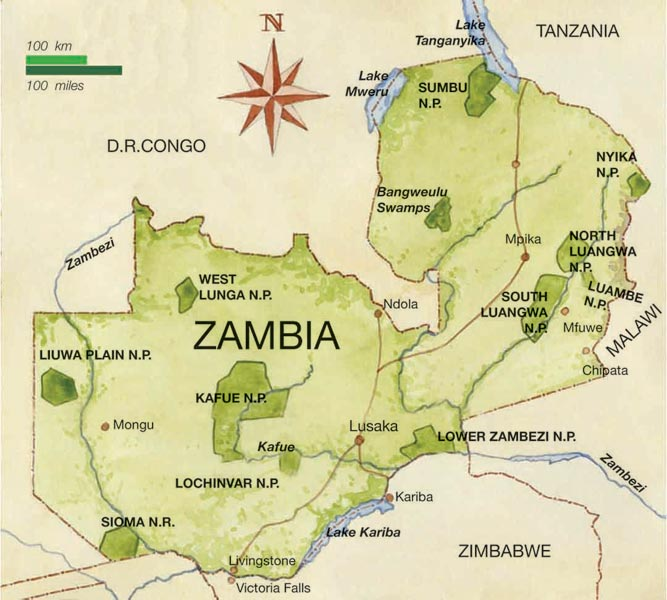
#> input picture zambia_map.jpg, 667 x 600 px
$ python puzzleEnv.py
#> lines starting #> are read from the running program, lines starting #| are printed output that depends on the picture; after the words box and inside, x2 and y2 are one past the last pixel; in counts of white or black regions, pixels touching at a corner belong together
from enum import Enum
from PIL import Image
import numpy as np
import random
import math

# y = im.shape[0]
# x = im.shape[1]

class EdgeShape(Enum):
	STRAIGHT = 0
	IN = 1
	OUT = 2

	def GetComplement(edgeShape):
		if (edgeShape == EdgeShape.STRAIGHT):
			return EdgeShape.STRAIGHT
		if (edgeShape == EdgeShape.IN):
			return EdgeShape.OUT

		return EdgeShape.IN


class Direction(Enum):
	UP = 0
	RIGHT = 1
	DOWN = 2
	LEFT = 3

	def GetComplement(direction):
		if (direction == Direction.UP):
			direction = Direction.DOWN
		elif (direction == Direction.DOWN):
			direction = Direction.UP
		elif (direction == Direction.RIGHT):
			direction = Direction.LEFT
		elif (direction == Direction.LEFT):
			direction = Direction.RIGHT

		return direction

	def GetAllDirections():
		return [Direction.UP, Direction.RIGHT, Direction.DOWN, Direction.LEFT]

class PuzzlePiece:
	NIB_PERCENT = 10 / 100

	def __init__(self, coords):
		# self.imgData = imgData # tbd
		self.coords = coords
		self.edgeGeometry = 0 # L, D, R, U (2 bits per direction totals 1 byte)

	def getEdgeGeometry(self, direction):
		if direction == Direction.UP:
			return EdgeShape(int('{0:08b}'.format(self.edgeGeometry)[6:8], 2))
		elif direction == Direction.RIGHT:
			return EdgeShape(int('{0:08b}'.format(self.edgeGeometry)[4:6], 2))
		elif direction == Direction.DOWN:
			return EdgeShape(int('{0:08b}'.format(self.edgeGeometry)[2:4], 2))
		elif direction == Direction.LEFT:
			return EdgeShape(int('{0:08b}'.format(self.edgeGeometry)[0:2], 2))

	def setEdgeGeometry(self, direction, edgeShape):
		if direction == Direction.UP:
			self.edgeGeometry = self.edgeGeometry | (edgeShape.value)
		elif direction == Direction.RIGHT:
			self.edgeGeometry = self.edgeGeometry | (edgeShape.value << 2)
		elif direction == Direction.DOWN:
			self.edgeGeometry = self.edgeGeometry | (edgeShape.value << 4)
		elif direction == Direction.LEFT:
			self.edgeGeometry = self.edgeGeometry | (edgeShape.value << 6)


class Puzzle:
	NUMBER_OF_PIECES_TO_SCALE_BY = 4

	def __init__(self, imgLocation, xNumPieces, yNumPieces):

		self.imgFileName = imgLocation
		self.xNumPieces = xNumPieces
		self.yNumPieces = yNumPieces

		# These are built out by generatePuzzle
		self.piecesArray = None
		self.listOfPiecesAvailable = None
		self.puzzleBoard = None

	def createEdge(self, piece0Coords, piece1Coords, p0EdgeDirection):
		if (self.piecesArray[piece0Coords[0]][piece0Coords[1]].getEdgeGeometry(p0EdgeDirection) != EdgeShape.STRAIGHT):
			return

		p1EdgeDirection = Direction.GetComplement(p0EdgeDirection)

		p0EdgeShape = EdgeShape(random.randint(1,2))
		p1EdgeShape = EdgeShape.GetComplement(p0EdgeShape)

		self.piecesArray[piece0Coords[0]][piece0Coords[1]].setEdgeGeometry(p0EdgeDirection, p0EdgeShape)
		self.piecesArray[piece1Coords[0]][piece1Coords[1]].setEdgeGeometry(p1EdgeDirection, p1EdgeShape)

		# [11 lines of commented-out code are left out]

	def generatePuzzlePieceGeometry(self, xNumPieces, yNumPieces):
		self.piecesArray = [[PuzzlePiece((y, x)) for x in range(xNumPieces)] for y in range(yNumPieces)]
		for x in range(xNumPieces):
			for y in range(yNumPieces):
				if (x < (xNumPieces - 1)):
					self.createEdge((y,x), (y,x+1), Direction.RIGHT)

				if (x > 0):
					self.createEdge((y,x), (y,x-1), Direction.LEFT)

				if (y < (xNumPieces - 1)):
					self.createEdge((y,x), (y+1,x), Direction.DOWN)

				if (y > 0):
					self.createEdge((y,x), (y-1,x), Direction.UP)


	def addOuterNib(self, singlePieceImgData, xAxisLengthPostRotation, nibHeight):
		# Use square nibs for now
		nibWidth = nibHeight

		boxWidth = math.floor((xAxisLengthPostRotation - nibWidth) / 2)
		singlePieceImgData[0:nibHeight, 0:boxWidth] = (0, 0, 0)
		singlePieceImgData[0:nibHeight, boxWidth + nibWidth : xAxisLengthPostRotation] = (0, 0, 0)

		return singlePieceImgData

	def addInnerNib(self, singlePieceImgData, xAxisLengthPostRotation, nibHeight):
		# Use square nibs for now
		nibWidth = nibHeight

		boxWidth = math.floor((xAxisLengthPostRotation - nibWidth) / 2)
		singlePieceImgData[0:nibHeight, 0:xAxisLengthPostRotation] = (0, 0, 0)
		singlePieceImgData[nibHeight:2 * nibHeight, boxWidth : boxWidth + nibWidth ] = (0, 0, 0)

		return singlePieceImgData

	def addNibs(self, singlePieceImgData, singlePieceDimensions, coords, nibHeight):
		x, y = coords
		singlePieceWidth, singlePieceHeight = singlePieceDimensions

		for direction in Direction.GetAllDirections():
			xAxisLengthPostRotation = singlePieceHeight if (direction.value % 2) else singlePieceWidth
			if (self.piecesArray[y][x].getEdgeGeometry(direction) == EdgeShape.OUT):
				singlePieceImgData = np.rot90(singlePieceImgData, direction.value)
				singlePieceImgData = self.addOuterNib(singlePieceImgData, xAxisLengthPostRotation, nibHeight)
				singlePieceImgData = np.rot90(singlePieceImgData, 4 - direction.value)
			elif (self.piecesArray[y][x].getEdgeGeometry(direction) == EdgeShape.IN):
				singlePieceImgData = np.rot90(singlePieceImgData, direction.value)
				singlePieceImgData = self.addInnerNib(singlePieceImgData, xAxisLengthPostRotation, nibHeight)
				singlePieceImgData = np.rot90(singlePieceImgData, 4 - direction.value)
		# print(singlePieceImgData)

		return singlePieceImgData

	# Returns the size of a single piece
	def breakImageToPieces(self, xNumPieces, yNumPieces, imageArray):
		imgHeight, imgWidth, rgb = imageArray.shape
		nibHeight = math.floor((imgWidth / xNumPieces) * PuzzlePiece.NIB_PERCENT)

		imgSliceWidth = math.floor(imgWidth / xNumPieces)
		singlePieceWidth = imgSliceWidth + 2 * nibHeight

		imgSliceHeight = math.floor(imgHeight / yNumPieces)
		singlePieceHeight = imgSliceHeight  + 2 * nibHeight
		paddedImageArray = np.pad(imageArray, ((nibHeight, nibHeight), (nibHeight, nibHeight),(0,0)), 'constant')

		for x in range(xNumPieces):
			for y in range(yNumPieces):
				x1 = (x * imgSliceWidth) - nibHeight
				x2 = x1 + singlePieceWidth

				y1 = (y * imgSliceHeight) - nibHeight
				y2 = y1 + singlePieceHeight

				singlePieceImgData = paddedImageArray[y1 + nibHeight : y2 + nibHeight, x1 + nibHeight : x2 + nibHeight].copy()

				singlePieceImgData = self.addNibs(singlePieceImgData, (singlePieceWidth, singlePieceHeight), (x, y), nibHeight)
				singlePieceImgData = np.pad(singlePieceImgData, ((nibHeight, nibHeight), (nibHeight, nibHeight),(0,0)), 'constant', constant_values = (255))

				self.piecesArray[y][x].imgData = singlePieceImgData

		return (singlePieceWidth, singlePieceHeight)

	def createPuzzleBoard(self, singlePieceWidth, singlePieceHeight):
		self.puzzleBoard = np.zeros((singlePieceHeight * self.yNumPieces * self.NUMBER_OF_PIECES_TO_SCALE_BY, singlePieceWidth * self.xNumPieces * self.NUMBER_OF_PIECES_TO_SCALE_BY, 3))
		return

	def createPuzzlePieceArray(self):
		self.listOfPiecesAvailable = [self.piecesArray[y][x] for y in range(self.yNumPieces) for x in range(self.xNumPieces)]
		return

	def getPiecesAsOneBigImage(self):
		finalImagePieces = None
		for x in range(self.xNumPieces):
			singlePuzzleCol = None
			for y in range(self.yNumPieces):
				if singlePuzzleCol is not None:
					singlePuzzleCol = np.concatenate((singlePuzzleCol, self.piecesArray[y][x].imgData), 0)
				else:
					singlePuzzleCol = self.piecesArray[y][x].imgData

			if finalImagePieces is not None:
				finalImagePieces = np.concatenate((finalImagePieces, singlePuzzleCol), 1)
			else:
				finalImagePieces = singlePuzzleCol

		return finalImagePieces

	def displayPuzzlePieces(self):
		finalImagePieces = self.getPiecesAsOneBigImage()
		imgDisp = Image.fromarray(finalImagePieces, 'RGB')
		imgDisp.show()

	def concatImages(self, img1, img2):
		PADDING = 20

		img1Width, img1Height = img1.size[:2]
		img2Width, img2Height = img2.size[:2]

		maxHeight = np.max([img1Height, img2Height]) + PADDING
		totalWidth = img1Width+img2Width + PADDING

		newImage = Image.new('RGB', (totalWidth, maxHeight), color=(255,255,255))
		newImage.paste(img1, (PADDING, int((maxHeight - img1Height)/2)))
		newImage.paste(img2, (img1Width + PADDING, int((maxHeight - img2Height)/2)))

		return newImage

	def displayPuzzle(self):
		IMAGE_SCALE_RATIO = 4

		puzzleBoardImg = Image.fromarray(self.puzzleBoard, 'RGB')
		puzzleBoardImg = puzzleBoardImg.resize((math.floor(self.puzzleBoard.shape[1] / IMAGE_SCALE_RATIO), math.floor(self.puzzleBoard.shape[0] / IMAGE_SCALE_RATIO)))

		finalImagePiecesArr = self.getPiecesAsOneBigImage()
		imgPieces = Image.fromarray(finalImagePiecesArr, 'RGB')

		finalPuzzleBoard = self.concatImages(puzzleBoardImg, imgPieces)
		finalPuzzleBoard.show()

	def generatePuzzle(self):
		# Read in image
		image = Image.open(self.imgFileName)
		im_array = np.array(image)

		# Generate the nibs that we want to use
		self.generatePuzzlePieceGeometry(self.xNumPieces, self.yNumPieces)

		# Break the image array into each piece
		singlePieceWidth, singlePieceHeight = self.breakImageToPieces(self.xNumPieces, self.yNumPieces, im_array)

		self.createPuzzleBoard(singlePieceWidth, singlePieceHeight)

		# Display the puzzle pieces
		# self.displayPuzzlePieces()

		self.displayPuzzle()


def main():
	puzzle = Puzzle('zambia_map.jpg',4, 4)
	puzzle.generatePuzzle()
#> in generatePuzzle, image is the input picture: PIL image 667x600 RGB; mean R, G, B 216.3, 212.5, 166.9
#> in breakImageToPieces, `paddedImageArray = np.pad(imageArray, ((nibHeight, nibHeight), (nibHei..`:
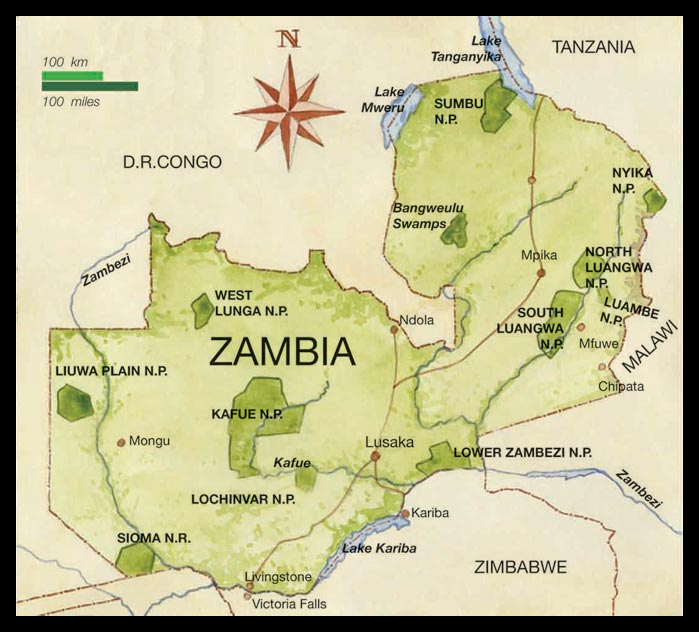
#> paddedImageArray: shape (632, 699, 3); mean R, G, B 196, 192.5, 151.2
#> in generatePuzzle, `singlePieceWidth, singlePieceHeight = self.breakImageToPieces(self.xNu..`: singlePieceWidth = 198; singlePieceHeight = 182
#> in displayPuzzle, `puzzleBoardImg = Image.fromarray(self.puzzleBoard, 'RGB')`: puzzleBoardImg: PIL image 3168x2912 RGB; every value is 0
#> in displayPuzzle, `puzzleBoardImg = Image.fromarray(self.puzzleBoard, 'RGB')`: self.puzzleBoard: shape (2912, 3168, 3) float64; every value is 0
#> in displayPuzzle, `puzzleBoardImg = puzzleBoardImg.resize((math.floor(self.puzzleBoard.sh..`: puzzleBoardImg: PIL image 792x728 RGB; every value is 0
#> in displayPuzzle, `imgPieces = Image.fromarray(finalImagePiecesArr, 'RGB')`:
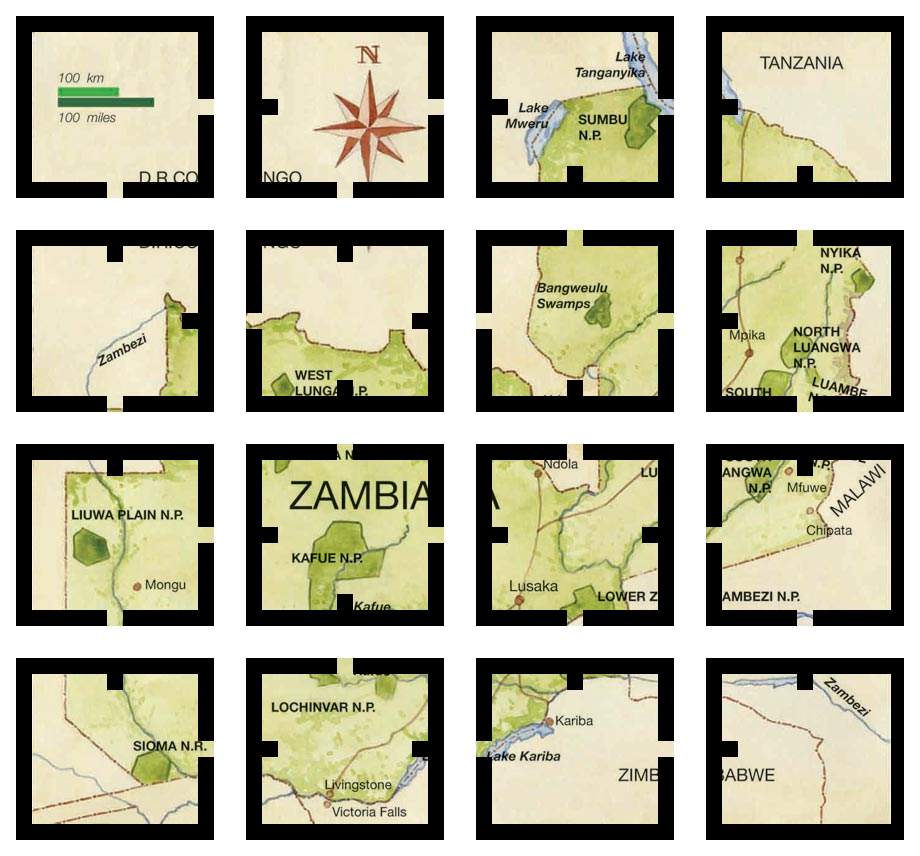
#> imgPieces: PIL image 920x856 RGB; mean R, G, B 178.2, 176.3, 153.1
#> in concatImages, `newImage = Image.new('RGB', (totalWidth, maxHeight), color=(255,255,25..`: newImage: PIL image 1732x876 RGB; every value is 255
#> in concatImages, `newImage.paste(img1, (PADDING, int((maxHeight - img1Height)/2)))`:
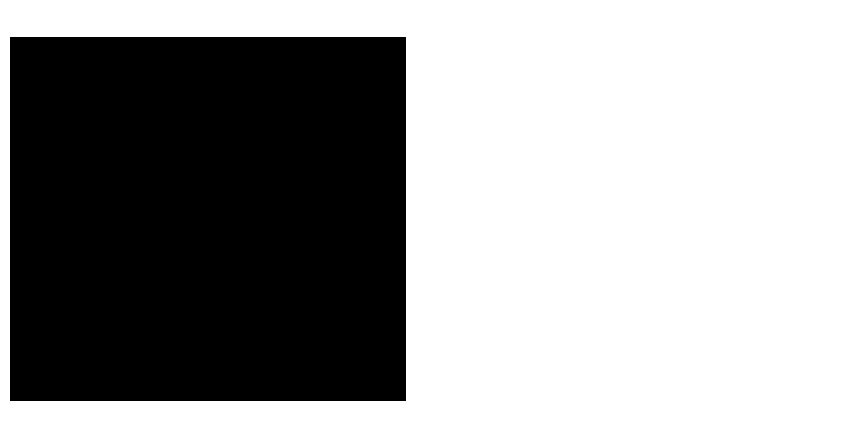
#> newImage: PIL image 1732x876 RGB (shown at 1/2 size); 62% white; 1 black region, box (x1, y1, x2, y2) and area: (20, 74, 812, 802) 576576
#> in concatImages, `newImage.paste(img2, (img1Width + PADDING, int((maxHeight - img2Height..`:
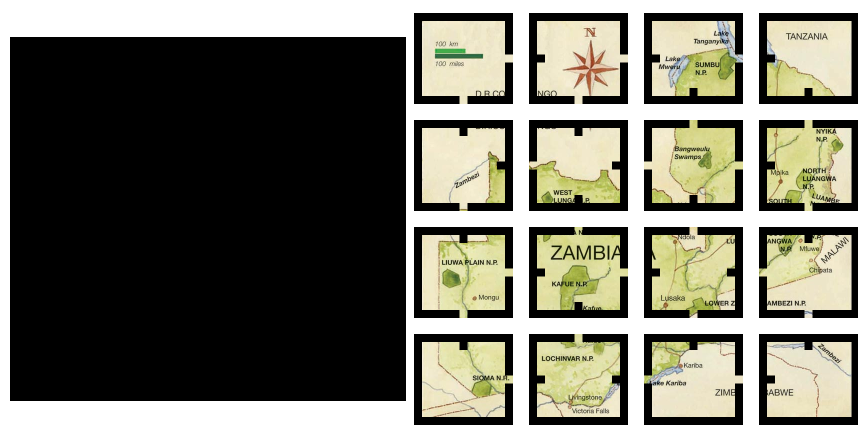
#> newImage: PIL image 1732x876 RGB (shown at 1/2 size); mean R, G, B 118.2, 117.2, 105.2
	return

if __name__ == "__main__":
    main()
